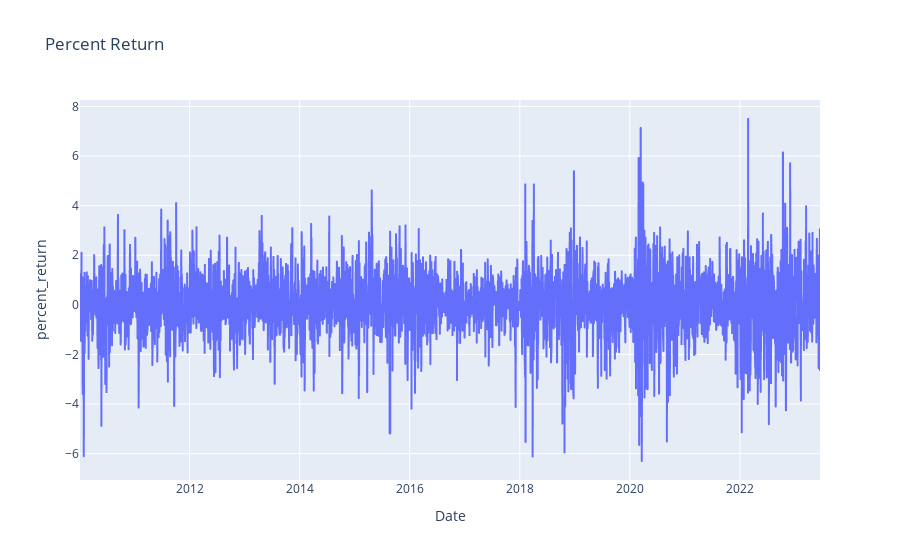

The code cell stored with this chart in its notebook:
### Code cell
df['Price_change'] = df['Close'] - df['Open']
df.head()      
df['percent_return'] = ((df['Price_change']) / df['Close']) * 100       
fig = px.line(df, x=df.index, y="percent_return", title='Percent Return')
fig.show()

### Figure 1 — Plotly figure (JSON) as saved in the notebook; plotly's stock layout.template omitted (floating-point values rounded to 4 significant figures; data arrays with more than 128 entries replaced by an {"elided": "..."} marker saying what was removed)
{"data": [{"hovertemplate": "Date=%{x}<br>percent_return=%{y}<extra></extra>", "legendgroup": "", "line": {"color": "#636efa", "dash": "solid"}, "marker": {"symbol": "circle"}, "mode": "lines", "name": "", "showlegend": false, "type": "scattergl", "x": {"elided": "3387 str values"}, "xaxis": "x", "y": {"elided": "3387 float values"}, "yaxis": "y"}], "layout": {"legend": {"tracegroupgap": 0}, "title": {"text": "Percent Return"}, "xaxis": {"anchor": "y", "domain": [0, 1], "title": {"text": "Date"}}, "yaxis": {"anchor": "x", "domain": [0, 1], "title": {"text": "percent_return"}}}}
